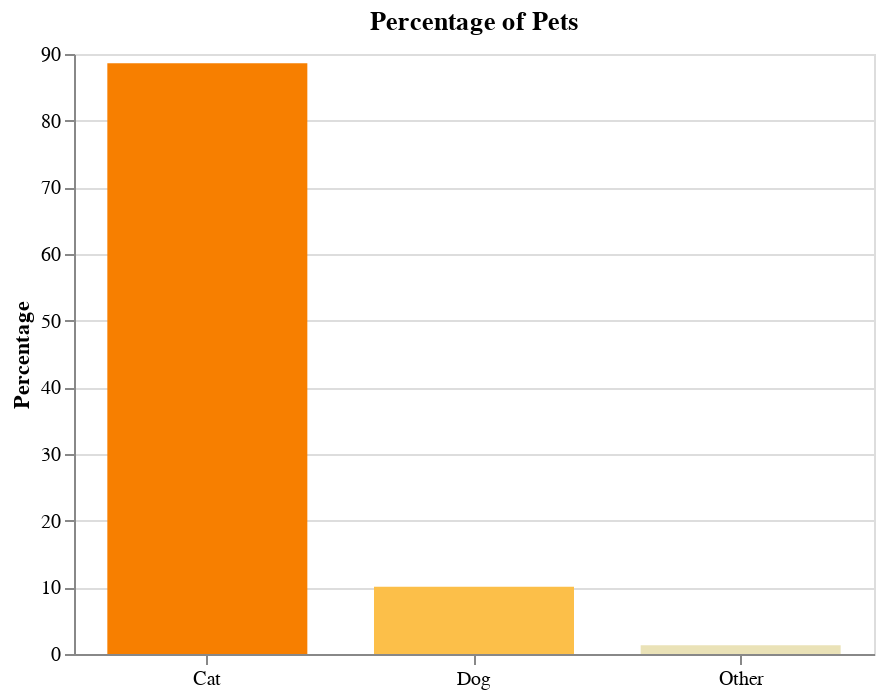

The notebook cell this image was saved under:
### Code cell
import altair as alt

scale = alt.Scale(range=['#f77f00', '#fcbf49','#eae2b7'])

chart = alt.Chart(df).mark_bar(size=100).encode(
    x=alt.X('Pet',axis=alt.Axis(labelAngle=0, title='')),
    y=alt.Y('Percentage'),
    color=alt.Color('Pet', legend=None,scale=scale),

).properties(width=400, title='Percentage of Pets')

chart

### Figure 1 — Vega-Lite specification as saved in the notebook (floating-point values rounded to 4 significant figures)
{"config": {"view": {"continuousWidth": 400, "continuousHeight": 300}}, "data": {"name": "data-39f1fb95d18519001905909b23edb3cc"}, "mark": {"type": "bar", "size": 100}, "encoding": {"color": {"field": "Pet", "legend": null, "scale": {"range": ["#f77f00", "#fcbf49", "#eae2b7"]}, "type": "nominal"}, "x": {"axis": {"labelAngle": 0, "title": ""}, "field": "Pet", "type": "nominal"}, "y": {"field": "Percentage", "type": "quantitative"}}, "title": "Percentage of Pets", "width": 400, "$schema": "https://vega.github.io/schema/vega-lite/v4.17.0.json", "datasets": {"data-39f1fb95d18519001905909b23edb3cc": [{"Pet": "Cat", "Percentage": 88.6}, {"Pet": "Dog", "Percentage": 10.1}, {"Pet": "Other", "Percentage": 1.3}]}}
